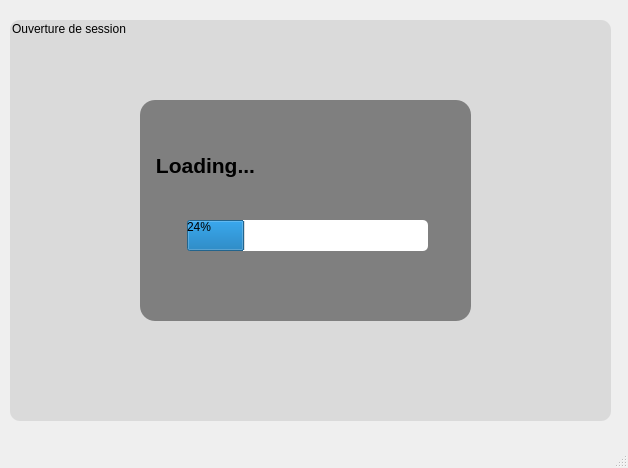
<?xml version="1.0" encoding="UTF-8"?>
<ui version="4.0">
 <class>MainWindow</class>
 <widget class="QMainWindow" name="MainWindow">
  <property name="geometry">
   <rect>
    <x>0</x>
    <y>0</y>
    <width>628</width>
    <height>468</height>
   </rect>
  </property>
  <property name="windowTitle">
   <string>Hospital</string>
  </property>
  <widget class="QWidget" name="centralwidget">
   <widget class="QGroupBox" name="groupBox">
    <property name="geometry">
     <rect>
      <x>10</x>
      <y>20</y>
      <width>601</width>
      <height>401</height>
     </rect>
    </property>
    <property name="styleSheet">
     <string notr="true">Border-radius: 10px;
background-color: rgb(218, 218, 218);</string>
    </property>
    <property name="title">
     <string>Ouverture de session</string>
    </property>
    <widget class="QFrame" name="frame">
     <property name="geometry">
      <rect>
       <x>130</x>
       <y>80</y>
       <width>331</width>
       <height>221</height>
      </rect>
     </property>
     <property name="styleSheet">
      <string notr="true">background-color: rgb(127, 127, 127);
border-radius: 15px;</string>
     </property>
     <property name="frameShape">
      <enum>QFrame::StyledPanel</enum>
     </property>
     <property name="frameShadow">
      <enum>QFrame::Raised</enum>
     </property>
     <widget class="QLabel" name="label">
      <property name="geometry">
       <rect>
        <x>10</x>
        <y>40</y>
        <width>111</width>
        <height>51</height>
       </rect>
      </property>
      <property name="text">
       <string>&lt;html&gt;&lt;head/&gt;&lt;body&gt;&lt;p align=&quot;center&quot;&gt;&lt;span style=&quot; font-size:16pt; font-weight:600;&quot;&gt;Loading...&lt;/span&gt;&lt;/p&gt;&lt;/body&gt;&lt;/html&gt;</string>
      </property>
     </widget>
     <widget class="QProgressBar" name="progressBar">
      <property name="geometry">
       <rect>
        <x>47</x>
        <y>120</y>
        <width>241</width>
        <height>31</height>
       </rect>
      </property>
      <property name="styleSheet">
       <string notr="true">border-radius: 5px;
background-color: rgb(255, 255, 255);</string>
      </property>
      <property name="value">
       <number>24</number>
      </property>
     </widget>
    </widget>
   </widget>
  </widget>
  <widget class="QStatusBar" name="statusbar"/>
 </widget>
 <resources/>
 <connections/>
</ui>
